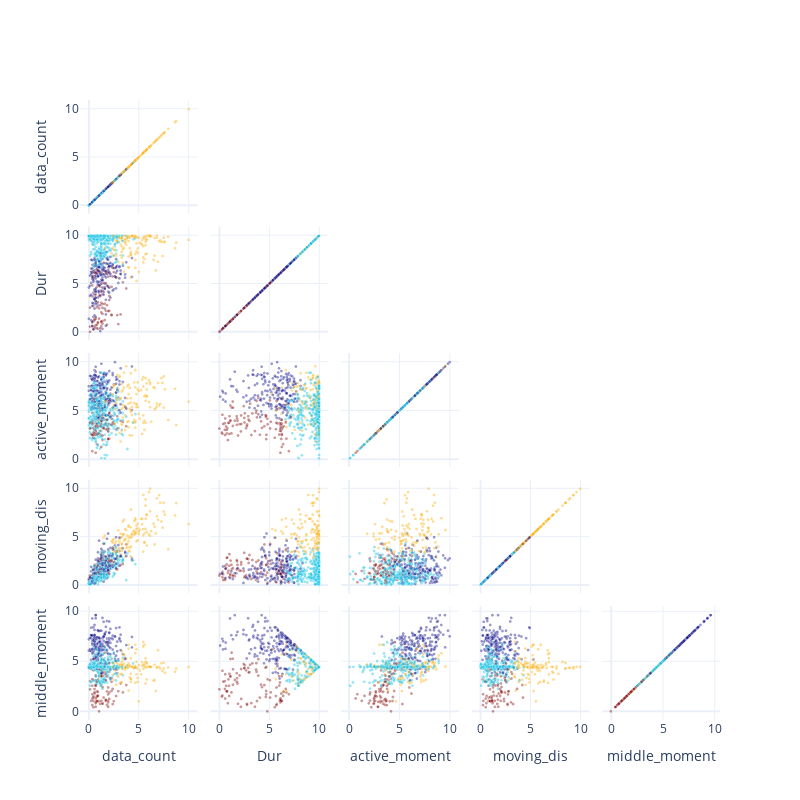

Notebook code for this chart:
### Code cell
df_resident['cluster'] = utils.Kmeans(df_resident,['Dur','data_count','active_moment','moving_dis','middle_moment'],4)
myplot.Scatter_Matrix(df_resident,
                      dimentions = ['data_count',
                                    'Dur',
                                    'active_moment',
                                    'moving_dis',
                                    'middle_moment',
                                    ],
                        color = 'cluster',
                        color_scale='Jet')

### Figure 1 — Plotly figure (JSON) as saved in the notebook; plotly's stock layout.template omitted (floating-point values rounded to 4 significant figures; data arrays with more than 128 entries replaced by an {"elided": "..."} marker saying what was removed)
{"data": [{"dimensions": [{"label": "data_count", "values": {"elided": "766 float values"}}, {"label": "Dur", "values": {"elided": "766 float values"}}, {"label": "active_moment", "values": {"elided": "766 float values"}}, {"label": "moving_dis", "values": {"elided": "766 float values"}}, {"label": "middle_moment", "values": {"elided": "766 float values"}}], "marker": {"color": {"elided": "766 int values"}, "colorscale": [[0, "rgb(0,0,131)"], [0.2, "rgb(0,60,170)"], [0.4, "rgb(5,255,255)"], [0.6, "rgb(255,255,0)"], [0.8, "rgb(250,0,0)"], [1, "rgb(128,0,0)"]], "line": {"color": "white", "width": 0.5}, "opacity": 0.4, "showscale": false, "size": 3}, "showupperhalf": false, "type": "splom"}], "layout": {"dragmode": "select", "height": 800, "hovermode": "closest", "width": 800}}
